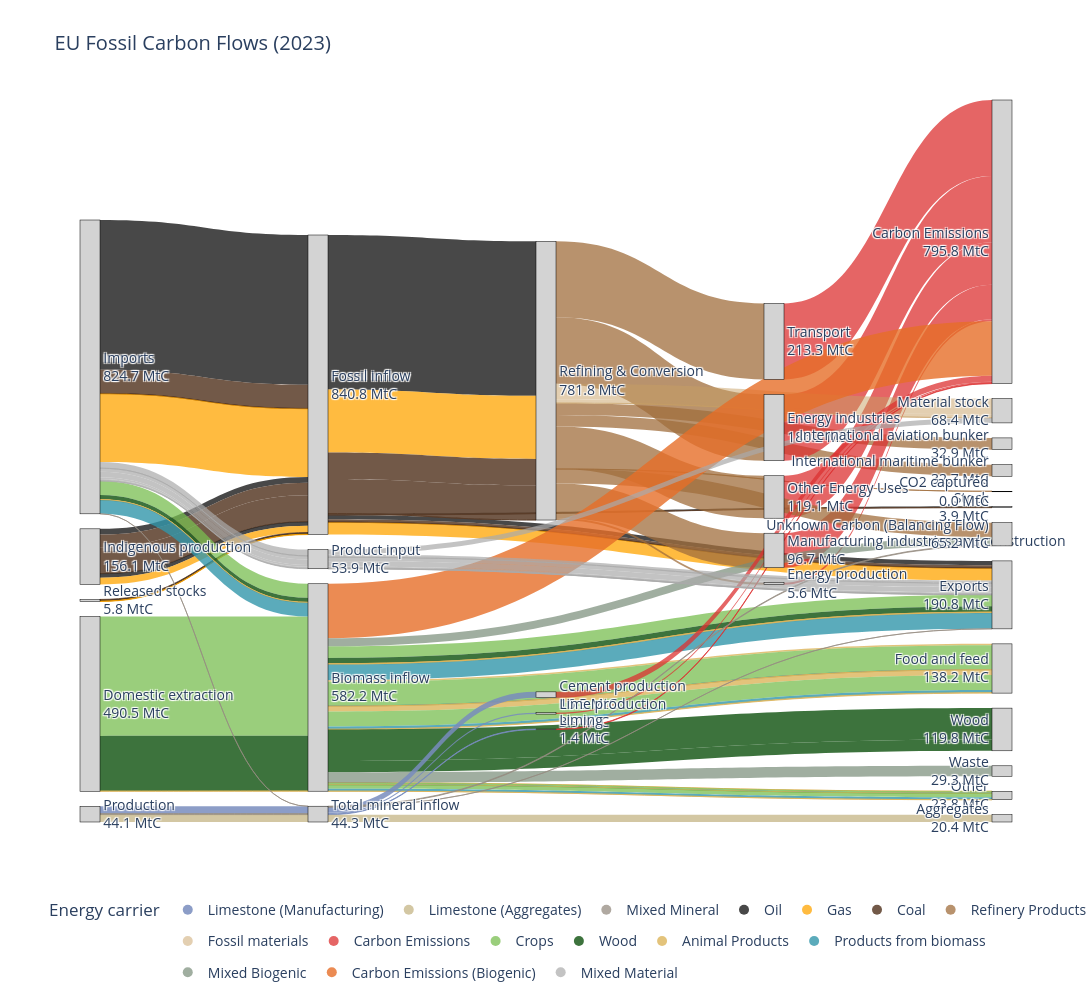

This figure's notebook cell:
### Code cell
# Load the CSV
from asyncio import Transport


df_combined = pd.read_csv("/Users/charlottewestenberg/Thesis/00data/from_excel/total sankey.csv")

# create unique node list
all_nodes = pd.concat([df_combined["Source"], df_combined["Target"]]).unique()
node_dict = {node: i for i, node in enumerate(all_nodes)}

# map to numeric IDs
df_combined["source_id"] = df_combined["Source"].map(node_dict)
df_combined["target_id"] = df_combined["Target"].map(node_dict)

carrier_colors = {
    "Limestone (Manufacturing)": "rgba(120, 140, 190, 0.85)",  # clearer blue (industrial)
    "Limestone (Aggregates)":    "rgba(200, 185, 140, 0.80)",  # sandy beige (construction feel)
    "Mixed Mineral":             "rgba(150, 140, 130, 0.75)",  # neutral warm grey (mix)
    "Oil":                "rgba(40, 40, 40, 0.85)",        # near-black
    "Gas":                "rgba(255, 165, 0, 0.75)",        # amber orange
    "Coal":               "rgba(90, 60, 40, 0.85)",         # dark brown
    "Refinery Products":  "rgba(160, 110, 60, 0.75)",       # mid warm brown
    "Fossil materials":   "rgba(200, 160, 100, 0.5)",      # light tan
    "Carbon Emissions":   "rgba(220, 50, 50, 0.75)",  # bright red for emissions
    "Crops":              "rgba(120, 190, 80, 0.75)",     # brighter, more yellow-green
    "Wood":               "rgba(40, 100, 40, 0.9)",      # deeper, darker forest green
    "Animal Products":    "rgba(220, 180, 90, 0.8)",     # shifted toward warm ochre (less green)
    "Products from biomass": "rgba(50, 150, 170, 0.8)",  # clearer teal (more blue)
    "Mixed Biogenic":     "rgba(120, 140, 120, 0.7)",    # muted grey-green (neutral mix)
    "Carbon Emissions (Biogenic)": "rgba(230, 110, 40, 0.8)",  # stronger orange (distinct from fossil red)
    "Mixed Material":            "rgba(170, 170, 170, 0.7)",   # neutral grey (for mixed/uncategorized)
}

df_combined["color"] = df_combined["Carrier"].map(carrier_colors).fillna("rgba(200,200,200,0.4)")

#calculate outflows per source and target nodes
source_totals = df_combined.groupby("Source")["Value_tC"].sum()
node_inflow = df_combined.groupby("Target")["Value_tC"].sum()

labels_with_values = []
for node in all_nodes:
    inflow = node_inflow.get(node, 0)
    outflow = source_totals.get(node, 0)
    # choose what to display
    value = inflow if inflow > 0 else outflow
    if value > 0:
        labels_with_values.append(f"{node}<br>{value/1e6:.1f} MtC")
    else:
        labels_with_values.append(node)

fig = go.Figure(data=[go.Sankey(
    
    node=dict(
        pad=15,
        thickness=20,
        line=dict(color="black", width=0.5),
        label=labels_with_values,
        color="lightgrey"
    ),

    link=dict(
        source=df_combined["source_id"],
        target=df_combined["target_id"],
        value=df_combined["Value_tC"],
        color=df_combined["color"]
    )
)])

for carrier, color in carrier_colors.items():
    fig.add_trace(go.Scatter(
        x=[None],
        y=[None],
        mode='markers',
        marker=dict(size=10, color=color),
        legendgroup=carrier,
        showlegend=True,
        name=carrier
    ))

fig.update_layout(
    title_text="EU Fossil Carbon Flows (2023)",
    font_size=14,
    width=1600,
    height=1000,
    showlegend=True,
    legend=dict(
        title="Energy carrier",
        orientation="h",
        y=-0.1
    ),
    xaxis=dict(visible=False),
    yaxis=dict(visible=False),
    plot_bgcolor="white",
    paper_bgcolor="white"
)

fig.show()

### Figure 1 — Plotly figure (JSON) as saved in the notebook; plotly's stock layout.template omitted (floating-point values rounded to 4 significant figures)
{"data": [{"link": {"color": ["rgba(40, 40, 40, 0.85)", "rgba(90, 60, 40, 0.85)", "rgba(90, 60, 40, 0.85)", "rgba(90, 60, 40, 0.85)", "rgba(255, 165, 0, 0.75)", "rgba(40, 40, 40, 0.85)", "rgba(90, 60, 40, 0.85)", "rgba(90, 60, 40, 0.85)", "rgba(90, 60, 40, 0.85)", "rgba(40, 40, 40, 0.85)", "rgba(255, 165, 0, 0.75)", "rgba(40, 40, 40, 0.85)", "rgba(90, 60, 40, 0.85)", "rgba(90, 60, 40, 0.85)", "rgba(90, 60, 40, 0.85)", "rgba(255, 165, 0, 0.75)", "rgba(90, 60, 40, 0.85)", "rgba(90, 60, 40, 0.85)", "rgba(40, 40, 40, 0.85)", "rgba(255, 165, 0, 0.75)", "rgba(40, 40, 40, 0.85)", "rgba(90, 60, 40, 0.85)", "rgba(40, 40, 40, 0.85)", "rgba(255, 165, 0, 0.75)", "rgba(90, 60, 40, 0.85)", "rgba(90, 60, 40, 0.85)", "rgba(90, 60, 40, 0.85)", "rgba(160, 110, 60, 0.75)", "rgba(160, 110, 60, 0.75)", "rgba(160, 110, 60, 0.75)", "rgba(160, 110, 60, 0.75)", "rgba(160, 110, 60, 0.75)", "rgba(160, 110, 60, 0.75)", "rgba(160, 110, 60, 0.75)", "rgba(160, 110, 60, 0.75)", "rgba(220, 50, 50, 0.75)", "rgba(220, 50, 50, 0.75)", "rgba(220, 50, 50, 0.75)", "rgba(220, 50, 50, 0.75)", "rgba(220, 50, 50, 0.75)", "rgba(200, 160, 100, 0.5)", "rgba(200, 160, 100, 0.5)", "rgba(200, 160, 100, 0.5)", "rgba(160, 110, 60, 0.75)", "rgba(120, 190, 80, 0.75)", "rgba(40, 100, 40, 0.9)", "rgba(220, 180, 90, 0.8)", "rgba(120, 190, 80, 0.75)", "rgba(40, 100, 40, 0.9)", "rgba(220, 180, 90, 0.8)", "rgba(220, 180, 90, 0.8)", "rgba(50, 150, 170, 0.8)", "rgba(120, 190, 80, 0.75)", "rgba(40, 100, 40, 0.9)", "rgba(220, 180, 90, 0.8)", "rgba(220, 180, 90, 0.8)", "rgba(50, 150, 170, 0.8)", "rgba(220, 180, 90, 0.8)", "rgba(120, 190, 80, 0.75)", "rgba(50, 150, 170, 0.8)", "rgba(220, 180, 90, 0.8)", "rgba(220, 180, 90, 0.8)", "rgba(120, 190, 80, 0.75)", "rgba(50, 150, 170, 0.8)", "rgba(220, 180, 90, 0.8)", "rgba(220, 180, 90, 0.8)", "rgba(120, 190, 80, 0.75)", "rgba(50, 150, 170, 0.8)", "rgba(220, 180, 90, 0.8)", "rgba(120, 190, 80, 0.75)", "rgba(50, 150, 170, 0.8)", "rgba(220, 180, 90, 0.8)", "rgba(230, 110, 40, 0.8)", "rgba(40, 100, 40, 0.9)", "rgba(40, 100, 40, 0.9)", "rgba(120, 140, 120, 0.7)", "rgba(120, 140, 120, 0.7)", "rgba(120, 140, 190, 0.85)", "rgba(150, 140, 130, 0.75)", "rgba(150, 140, 130, 0.75)", "rgba(200, 185, 140, 0.80)", "rgba(150, 140, 130, 0.75)", "rgba(120, 140, 190, 0.85)", "rgba(120, 140, 190, 0.85)", "rgba(120, 140, 190, 0.85)", "rgba(200, 185, 140, 0.80)", "rgba(150, 140, 130, 0.75)", "rgba(220, 50, 50, 0.75)", "rgba(220, 50, 50, 0.75)", "rgba(220, 50, 50, 0.75)", "rgba(150, 140, 130, 0.75)", "rgba(170, 170, 170, 0.7)", "rgba(170, 170, 170, 0.7)", "rgba(170, 170, 170, 0.7)", "rgba(170, 170, 170, 0.7)", "rgba(170, 170, 170, 0.7)", "rgba(170, 170, 170, 0.7)", "rgba(170, 170, 170, 0.7)", "rgba(170, 170, 170, 0.7)", "rgba(170, 170, 170, 0.7)", "rgba(170, 170, 170, 0.7)", "rgba(170, 170, 170, 0.7)", "rgba(170, 170, 170, 0.7)", "rgba(170, 170, 170, 0.7)", "rgba(170, 170, 170, 0.7)", "rgba(170, 170, 170, 0.7)"], "source": [0, 0, 0, 0, 0, 1, 1, 1, 1, 1, 1, 2, 2, 2, 2, 2, 3, 3, 3, 3, 2, 2, 2, 2, 2, 2, 2, 4, 4, 4, 4, 4, 4, 4, 4, 5, 6, 7, 8, 9, 4, 4, 4, 4, 10, 10, 10, 0, 0, 0, 0, 0, 11, 11, 11, 11, 11, 11, 11, 11, 11, 11, 11, 11, 11, 11, 11, 11, 11, 11, 11, 11, 11, 11, 11, 11, 11, 12, 12, 12, 12, 0, 13, 13, 13, 13, 13, 14, 15, 16, 13, 0, 0, 0, 0, 0, 0, 0, 17, 17, 17, 17, 17, 17, 17, 17], "target": [2, 2, 2, 2, 2, 2, 2, 2, 2, 2, 2, 18, 18, 18, 18, 18, 2, 2, 2, 2, 19, 19, 4, 4, 4, 4, 4, 5, 6, 7, 8, 9, 20, 21, 22, 23, 23, 23, 23, 23, 24, 24, 24, 25, 11, 11, 11, 11, 11, 11, 11, 11, 18, 18, 18, 18, 18, 26, 26, 26, 26, 26, 26, 26, 26, 27, 27, 27, 27, 27, 27, 27, 23, 28, 28, 29, 25, 13, 13, 13, 13, 13, 14, 15, 16, 30, 18, 23, 23, 23, 25, 17, 17, 17, 17, 17, 17, 17, 18, 18, 18, 18, 18, 18, 18, 24], "value": [420500000.0, 66170000.0, 516500.0, 22480.0, 191600000.0, 16120000.0, 35600000.0, 73770000.0, 538800.0, 11340000.0, 18750000.0, 12190000.0, 7369000.0, 892100.0, 8079.0, 34310000.0, 2506000.0, 830400.0, 1157000.0, 1262000.0, 3420000.0, 442300.0, 433500000.0, 177100000.0, 74230000.0, 96910000.0, 110900.0, 5595000.0, 213300000.0, 96750000.0, 186200000.0, 119100000.0, 32930000.0, 32660000.0, 14000.0, 5595000.0, 213300000.0, 96750000.0, 186200000.0, 119100000.0, 44460000.0, 9365000.0, 911500.0, 40820000.0, 335200000.0, 154800000.0, 575000.0, 39370000.0, 12500000.0, 707400.0, 680800.0, 38400000.0, 32500000.0, 16310000.0, 227900.0, 1997000.0, 44430000.0, 3693000.0, 68410000.0, 369600.0, 191400.0, 15000000.0, 42010000.0, 7208000.0, 1328000.0, 129500.0, 5258000.0, 19930.0, 510000.0, 10930000.0, 6991000.0, 2860.0, 153100000.0, 88420000.0, 31370000.0, 29350000.0, 22470000.0, 21080000.0, 731900.0, 1943000.0, 20360000.0, 224800.0, 16520000.0, 3854000.0, 1404000.0, 20360000.0, 272000.0, 16520000.0, 3854000.0, 1404000.0, 1927000.0, 17580000.0, 184700.0, 10200000.0, 15050000.0, 4831000.0, 4797000.0, 1245000.0, 7479000.0, 546100.0, 11470000.0, 14640000.0, 3931000.0, 1843000.0, 370600.0, 13620000.0]}, "node": {"color": "lightgrey", "label": ["Imports<br>824.7 MtC", "Indigenous production<br>156.1 MtC", "Fossil inflow<br>840.8 MtC", "Released stocks<br>5.8 MtC", "Refining & Conversion<br>781.8 MtC", "Energy production<br>5.6 MtC", "Transport<br>213.3 MtC", "Manufacturing industries and construction<br>96.7 MtC", "Energy industries<br>186.2 MtC", "Other Energy Uses<br>119.1 MtC", "Domestic extraction<br>490.5 MtC", "Biomass inflow<br>582.2 MtC", "Production<br>44.1 MtC", "Total mineral inflow<br>44.3 MtC", "Cement production<br>16.5 MtC", "Lime production<br>3.9 MtC", "Liming<br>1.4 MtC", "Product input<br>53.9 MtC", "Exports<br>190.8 MtC", "Stock<br>3.9 MtC", "International aviation bunker<br>32.9 MtC", "International maritime bunker<br>32.7 MtC", "CO2 captured<br>0.0 MtC", "Carbon Emissions<br>795.8 MtC", "Material stock<br>68.4 MtC", "Unknown Carbon (Balancing Flow)<br>65.2 MtC", "Food and feed<br>138.2 MtC", "Other<br>23.8 MtC", "Wood<br>119.8 MtC", "Waste<br>29.3 MtC", "Aggregates<br>20.4 MtC"], "line": {"color": "black", "width": 0.5}, "pad": 15, "thickness": 20}, "type": "sankey"}, {"legendgroup": "Limestone (Manufacturing)", "marker": {"color": "rgba(120, 140, 190, 0.85)", "size": 10}, "mode": "markers", "name": "Limestone (Manufacturing)", "showlegend": true, "type": "scatter", "x": [null], "y": [null]}, {"legendgroup": "Limestone (Aggregates)", "marker": {"color": "rgba(200, 185, 140, 0.80)", "size": 10}, "mode": "markers", "name": "Limestone (Aggregates)", "showlegend": true, "type": "scatter", "x": [null], "y": [null]}, {"legendgroup": "Mixed Mineral", "marker": {"color": "rgba(150, 140, 130, 0.75)", "size": 10}, "mode": "markers", "name": "Mixed Mineral", "showlegend": true, "type": "scatter", "x": [null], "y": [null]}, {"legendgroup": "Oil", "marker": {"color": "rgba(40, 40, 40, 0.85)", "size": 10}, "mode": "markers", "name": "Oil", "showlegend": true, "type": "scatter", "x": [null], "y": [null]}, {"legendgroup": "Gas", "marker": {"color": "rgba(255, 165, 0, 0.75)", "size": 10}, "mode": "markers", "name": "Gas", "showlegend": true, "type": "scatter", "x": [null], "y": [null]}, {"legendgroup": "Coal", "marker": {"color": "rgba(90, 60, 40, 0.85)", "size": 10}, "mode": "markers", "name": "Coal", "showlegend": true, "type": "scatter", "x": [null], "y": [null]}, {"legendgroup": "Refinery Products", "marker": {"color": "rgba(160, 110, 60, 0.75)", "size": 10}, "mode": "markers", "name": "Refinery Products", "showlegend": true, "type": "scatter", "x": [null], "y": [null]}, {"legendgroup": "Fossil materials", "marker": {"color": "rgba(200, 160, 100, 0.5)", "size": 10}, "mode": "markers", "name": "Fossil materials", "showlegend": true, "type": "scatter", "x": [null], "y": [null]}, {"legendgroup": "Carbon Emissions", "marker": {"color": "rgba(220, 50, 50, 0.75)", "size": 10}, "mode": "markers", "name": "Carbon Emissions", "showlegend": true, "type": "scatter", "x": [null], "y": [null]}, {"legendgroup": "Crops", "marker": {"color": "rgba(120, 190, 80, 0.75)", "size": 10}, "mode": "markers", "name": "Crops", "showlegend": true, "type": "scatter", "x": [null], "y": [null]}, {"legendgroup": "Wood", "marker": {"color": "rgba(40, 100, 40, 0.9)", "size": 10}, "mode": "markers", "name": "Wood", "showlegend": true, "type": "scatter", "x": [null], "y": [null]}, {"legendgroup": "Animal Products", "marker": {"color": "rgba(220, 180, 90, 0.8)", "size": 10}, "mode": "markers", "name": "Animal Products", "showlegend": true, "type": "scatter", "x": [null], "y": [null]}, {"legendgroup": "Products from biomass", "marker": {"color": "rgba(50, 150, 170, 0.8)", "size": 10}, "mode": "markers", "name": "Products from biomass", "showlegend": true, "type": "scatter", "x": [null], "y": [null]}, {"legendgroup": "Mixed Biogenic", "marker": {"color": "rgba(120, 140, 120, 0.7)", "size": 10}, "mode": "markers", "name": "Mixed Biogenic", "showlegend": true, "type": "scatter", "x": [null], "y": [null]}, {"legendgroup": "Carbon Emissions (Biogenic)", "marker": {"color": "rgba(230, 110, 40, 0.8)", "size": 10}, "mode": "markers", "name": "Carbon Emissions (Biogenic)", "showlegend": true, "type": "scatter", "x": [null], "y": [null]}, {"legendgroup": "Mixed Material", "marker": {"color": "rgba(170, 170, 170, 0.7)", "size": 10}, "mode": "markers", "name": "Mixed Material", "showlegend": true, "type": "scatter", "x": [null], "y": [null]}], "layout": {"font": {"size": 14}, "height": 1000, "legend": {"orientation": "h", "title": {"text": "Energy carrier"}, "y": -0.1}, "paper_bgcolor": "white", "plot_bgcolor": "white", "showlegend": true, "title": {"text": "EU Fossil Carbon Flows (2023)"}, "width": 1600, "xaxis": {"visible": false}, "yaxis": {"visible": false}}}
